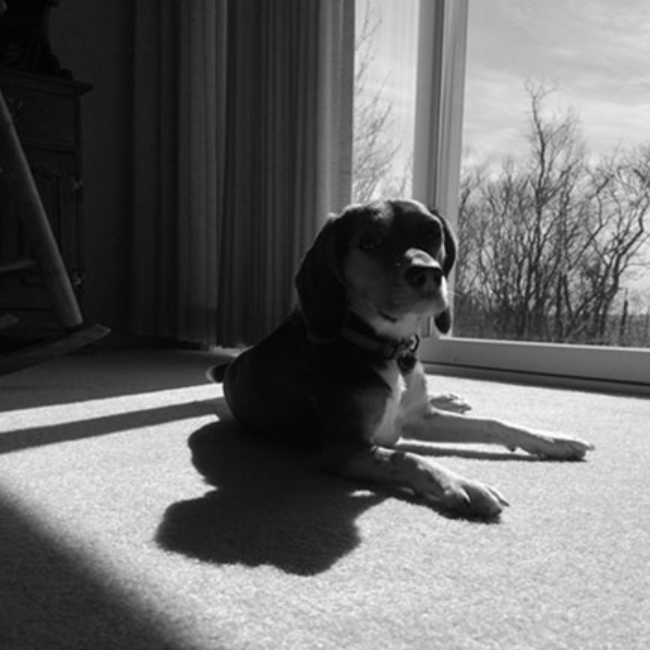
#> input picture Assignment3/dog.pgm, 650 x 650 px
$ jupyter execute PaoloDeidda_RaffelePerri_Assignment3.ipynb
#> lines starting #> are read from the running program, lines starting #| are printed output that depends on the picture
[cell 1]
import numpy as np
import cv2
import matplotlib as plt

def histogram_equalization(image):
    image = image.astype(np.uint8)
    L = 256

    hist, _ = np.histogram(image.flatten(), bins=L, range=(0, L))
    total_pixels = image.size
    p = hist / total_pixels

    Stilde = np.zeros(L)
    Stilde[0] = 0.5 * (L * p[0] - 1)
    for i in range(1, L):
        Stilde[i] = Stilde[i-1] + 0.5 * L * (p[i-1] + p[i])

    T = np.round(Stilde).astype(np.uint8)
    T = np.clip(T, 0, 255)

    return T[image]

# Create a sample grayscale image
A = cv2.imread("dog.pgm", cv2.IMREAD_GRAYSCALE)
#> A is the input picture: shape (650, 650); min 0, max 254, mean 105.2
if A is None:
    print("Image is None")

# Generate B and C
B = histogram_equalization(A)
#> in histogram_equalization, `hist, _ = np.histogram(image.flatten(), bins=L, range=(0, L))`: hist = 256 values, max 6018 at index 16, min 0 at index 255, mean 1650.4
#> in histogram_equalization, `p = hist / total_pixels`: p = 256 values, max 0.0142 at index 16, min 0 at index 255, mean 0.00391
#> after the loop in histogram_equalization, `for i in range(1, L):`: Stilde = 256 values from -0.499 to 255.5
#> in histogram_equalization, `T = np.round(Stilde).astype(np.uint8)`: T = 256 values, max 255 at index 234, min 0 at index 0, mean 148.8
#> in histogram_equalization, `return T[image]`:
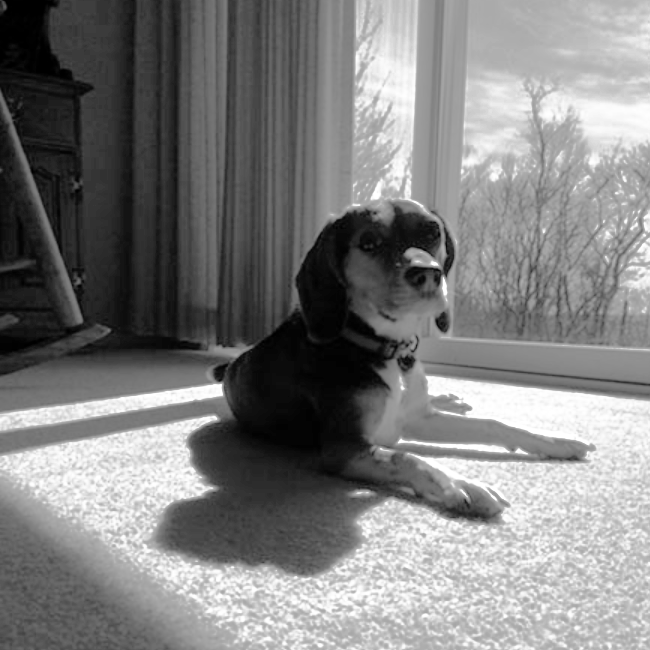
#> returned value: shape (650, 650); min 0, max 255, mean 127.5
C = histogram_equalization(B)

# save the images
cv2.imwrite("Images/Original.png", A)
cv2.imwrite("Images/B.png", B)
cv2.imwrite("Images/C.png", C)

# Check if B and C are the same
difference = np.sum(np.abs(B.astype(int) - C.astype(int)))
#> difference = 0
print(f"Sum of absolute differences between B and C: {difference}")
#| Sum of absolute differences between B and C: 0
if difference == 0:
    print("B and C are identical.")
else:
    print("B and C are not identical.")


# Check means as an additional verification
difference = np.abs(np.mean(B) - np.mean(C))
mean = np.mean(difference)
#> mean = 0
print("Average difference:", mean)
#| Average difference: 0.0
cv2.imwrite("Images/difference.png",difference)
#> Out = True
